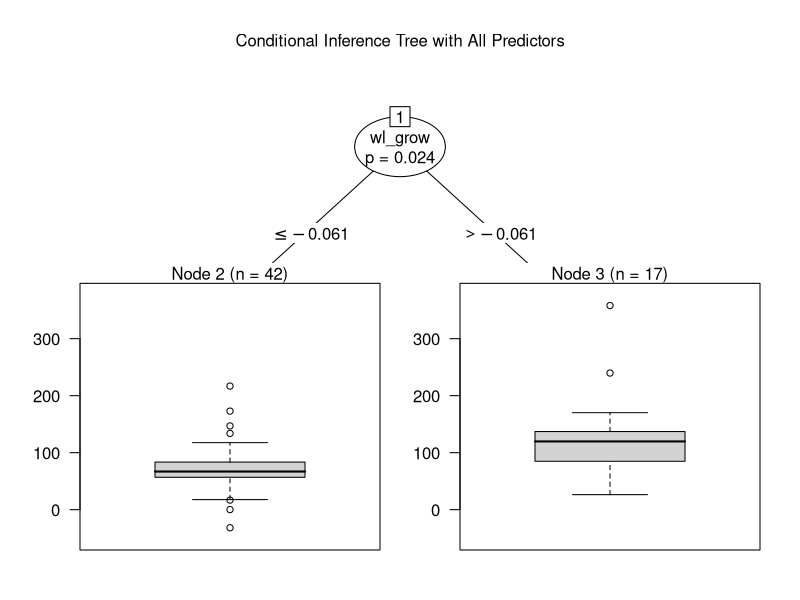
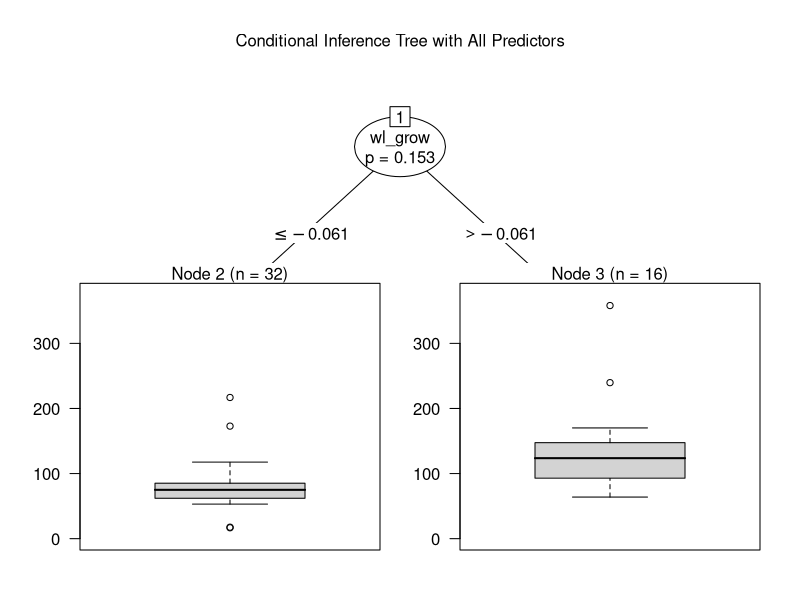

Generate these figures, in order, with R:
## ---- chunk 1

library(here) #working directory
library(tidyverse) #data manipulation
library(partykit) #conditional inference trees


## ---- chunk 2
data_S1 <- read.csv(here("pnwcar_data.csv"))

data <- data_S1 %>%
  filter (project != "SeaGrant")

data_tidal <- data %>%
  filter(land_use !="Disturbed")

## ---- chunk 3

variables <- c("lat",
               "wl_annual",
               "wl_summer",
               "wl_grow",
               "sal_annual",
               "sal_summer",
               "sal_grow",
               "ts_annual",
               "ts_summer",
               "ts_grow",
               "tw_deep_annual",
               "tw_deep_summer",
               "tw_deep_grow")

data_model1 <- data %>%
  select(car_all, all_of(variables)) %>%
  mutate_if(is.character, as.factor)

# Define formula with all predictors
all_predictors_formula <- as.formula(paste("car_all ~", paste(variables, collapse = " + ")))

# Fit the model with all predictors
ctree_model_all <- partykit::ctree(all_predictors_formula, data = data_model1,
                         control = ctree_control(mincriterion = 0.95))

print(ctree_model_all)
plot(ctree_model_all, main = "Conditional Inference Tree with All Predictors")

## ---- chunk 4

variables <- c("RSLR", #tidal only
               "rel_sed", #tidal only
               "ws_area", #tidal only
               "dist_chan", #tidal only
               "z_star", #tidal only
               "lat",
               "wl_annual",
               "wl_summer",
               "wl_grow",
               "sal_annual",
               "sal_summer",
               "sal_grow",
               "ts_annual",
               "ts_summer",
               "ts_grow",
               "tw_deep_annual",
               "tw_deep_summer",
               "tw_deep_grow"
               )

data_model2 <- data_tidal %>%
  select(car_all, all_of(variables)) %>%
  mutate_if(is.character, as.factor)

# Define formula with all predictors
all_predictors_formula <- as.formula(paste("car_all ~", paste(variables, collapse = " + ")))

# Fit the model with all predictors
ctree_model_all <- partykit::ctree(all_predictors_formula, data = data_model2,
                         control = ctree_control(mincriterion = 0.80))

# Print the model to see split variables and nodes
print(ctree_model_all)

# Visualize the tree structure
plot(ctree_model_all, main = "Conditional Inference Tree with All Predictors")

# save image:
# png("CIT_plot_all.png", width = 600, height = 400)  
# plot(ctree_model_all, main = "Conditional Inference Tree - All Sites")
# dev.off()  # Close the PNG device to save the file
